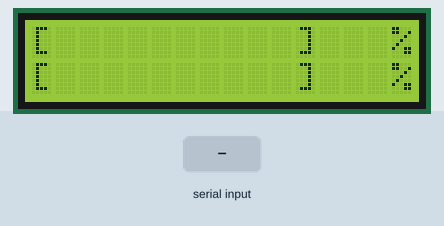
Simulated run of this sketch. Board: Arduino Uno, built with avr-gcc and run on an emulated ATmega328P. Shown: 16×2 character LCD. Inputs (shaded band) come from the test bench. What the sketch prints to the serial monitor is not drawn.

Above: at 1.3 s.
1.4 s: "90,45,200\n" received over Serial
At 2.6 s:
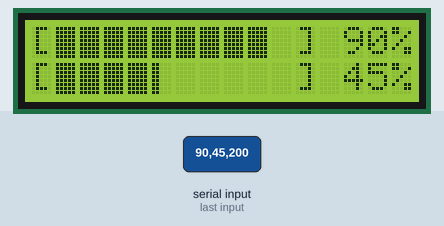
2.9 s: "30,150,10\n" received over Serial
At 4.1 s:
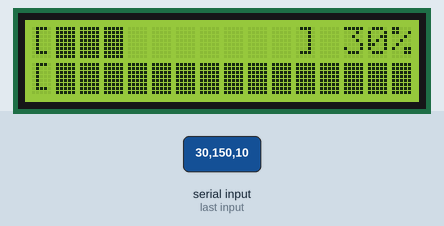
4.4 s: "90,45\n" received over Serial
At 5.0 s:
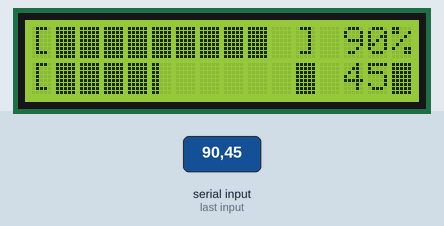
5.9 s: "1\n" received over Serial
At 6.7 s:
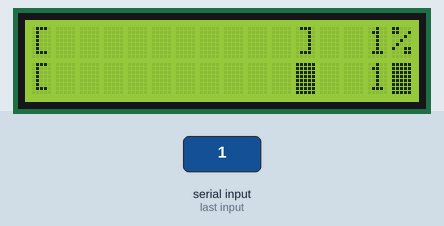
7.4 s: "2\n" received over Serial
At 7.9 s:
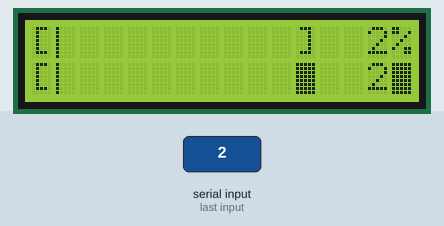
8.9 s: "5\n" received over Serial
At 10.2 s:
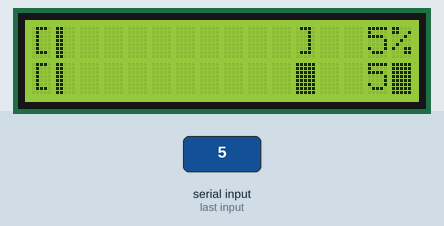
Timing chart, 0 to 11.4 s (numbered marks = the images above; inputs shaded):
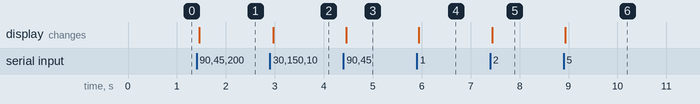

The sketch:

MonitorClient.ino
```cpp
#include <LiquidCrystal_I2C.h>
LiquidCrystal_I2C scr(0x27, 16, 2);

int percentCPU = 0;
int percentMem = 0;
int blockCPU = 0;
int blockMem = 0;
int remainedLinesCPU = 0;
int remainedLinesMem = 0;
String serialData;
char serialCharacter;
byte block1[8] = {0x10, 0x10, 0x10, 0x10, 0x10, 0x10, 0x10, 0x10};
byte block2[8] = {0x18, 0x18, 0x18, 0x18, 0x18, 0x18, 0x18, 0x18};
byte block3[8] = {0x1C, 0x1C, 0x1C, 0x1C, 0x1C, 0x1C, 0x1C, 0x1C};
byte block4[8] = {0x1E, 0x1E, 0x1E, 0x1E, 0x1E, 0x1E, 0x1E, 0x1E};
byte block5[8] = {0x1F, 0x1F, 0x1F, 0x1F, 0x1F, 0x1F, 0x1F, 0x1F};

void setup() {
  // put your setup code here, to run once:
  Serial.begin(9600);
  scr.init();
  scr.backlight();
  scr.createChar(0, block1);
  scr.createChar(1, block2);
  scr.createChar(2, block3);
  scr.createChar(3, block4);
  scr.createChar(4, block5);
  printBasic();
}

void loop() {
  // put your main code here, to run repeatedly:
  bool completeSerial = false;
  serialData = "";
  //printBasic();
  while (!completeSerial) {
    while (Serial.available()) {
      // get the new byte:
      char inChar = (char)Serial.read();
      // add it to the inputString:
      serialData += inChar;
      // if the incoming character is a newline, set a flag so the main loop can
      // do something about it:
      if (inChar == '\n') {
        completeSerial = true;
        break;
      }
    }
  }
  splitStringAndToInt(serialData, ",");
  printPercentCPU(percentCPU);
  printPercentMem(percentMem);
  processBlockCPU(percentCPU);
  processBlockMem(percentMem);
  int charNumCPU = getCharNum(remainedLinesCPU);
  int charNumMem = getCharNum(remainedLinesMem);
  Serial.print("charNumCPU: ");
  Serial.println(charNumCPU);
  Serial.print("charNumMem: ");
  Serial.println(charNumMem);
  printBlock(blockCPU, charNumCPU, 0);
  printBlock(blockMem, charNumMem, 1);
}

void splitStringAndToInt(String inString, String separator) {
  int commaIndex = inString.indexOf(separator);
  //  Serial.print(commaIndex);
  String str1 = inString.substring(0, commaIndex);
  String str2 = inString.substring(commaIndex + 1);
    Serial.print("str1:");
    Serial.println(str1);
    Serial.print("str2:");
    Serial.println(str2);
  percentCPU = str1.toInt();
  percentMem = str2.toInt();
}

void printBlock(int blockPartial, int charNumPartial, int row) {
  resetBar(row);
  scr.setCursor(1, row);
  int i = 0;
  for (i; i < blockPartial; i++) {
    scr.write(byte(4));
  }
  if (charNumPartial != -1) {
    scr.write(byte(charNumPartial));
  }
}

void processBlockCPU(int percentCPUPartial) {
  int totalLines = percentCPUPartial / 2;
  blockCPU = totalLines / 5;
//  Serial.print("totalLines: ");
//  Serial.println(totalLines);
  int blockCPUx5 = blockCPU * 5;
  remainedLinesCPU = totalLines - blockCPUx5;
}

void processBlockMem(int percentMemPartial) {
  int totalLines = percentMemPartial / 2;
  blockMem = totalLines / 5;
  int blockMemx5 = blockMem * 5;
//  Serial.print("totalLines: ");
//  Serial.println(totalLines);
  remainedLinesMem = totalLines - blockMemx5;
}

int getCharNum(int lines) {
  int charNum = lines - 1;
  return charNum;
}

void printPercentCPU(int percentCPUPartial) {
  resetPercent(0);
  String percentCPUString = String(percentCPUPartial);
  int digits = percentCPUString.length();
  switch (digits) {
    case 1 :
      scr.setCursor(14, 0);
      break;
    case 2 :
      scr.setCursor(13, 0);
      break;
    case 3 :
      scr.setCursor(12, 0);
      break;
  }
  scr.print(percentCPUPartial);
}

void printPercentMem(int percentMemPartial) {
  resetPercent(1);
  String percentMemString = String(percentMemPartial);
  int digits = percentMemString.length();
  switch (digits) {
    case 1 :
      scr.setCursor(14, 1);
      break;
    case 2 :
      scr.setCursor(13, 1);
      break;
    case 3 :
      scr.setCursor(12, 1);
      break;
  }
  scr.print(percentMemPartial);
}

void printBasic() {
  scr.clear();
  scr.setCursor(0, 0);
  scr.print("[");
  scr.setCursor(11, 0);
  scr.print("]");
  scr.setCursor(15, 0);
  scr.print("%");
  scr.setCursor(0, 1);
  scr.print("[");
  scr.setCursor(11, 1);
  scr.print("]");
  scr.setCursor(15, 1);
  scr.print("%");
}

void resetBar(int row) {
  scr.setCursor(1, row);
  scr.print("          ");
}

void resetPercent(int row) {
  scr.setCursor(12, row);
  scr.print("   ");
}
```

Measured:
- after the input at 1.4 s, the display: changes after 0.06 s (image 1)
- after the input at 2.9 s, the display: changes after 0.06 s (image 2)
- after the input at 4.4 s, the display: changes after 0.05 s (image 3)
- after the input at 5.9 s, the display: changes at once (image 4)
- after the input at 7.4 s, the display: changes at once (image 5)
- after the input at 8.9 s, the display: changes at once (image 6)
